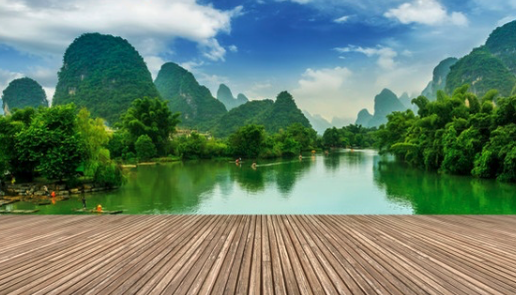
#> input picture res/image.png, 516 x 295 px
$ python images.py
#> lines starting #> are read from the running program, lines starting #| are printed output that depends on the picture; after the words box and inside, x2 and y2 are one past the last pixel; in counts of white or black regions, pixels touching at a corner belong together
import cv2
import numpy as np


img = cv2.imread("res/image.png")
#> img is the input picture: shape (295, 516, 3); mean B, G, R 110, 129.8, 106.6
imgGray = cv2.cvtColor(img, cv2.COLOR_BGR2GRAY)  # converts the image to grayscale
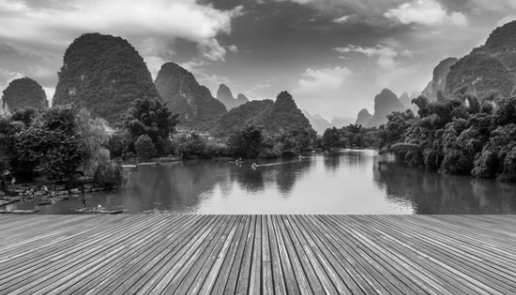
#> imgGray: shape (295, 516); min 0, max 246, mean 120.6
cv2.imshow("Gray image", imgGray)
# cv2.waitKey(0)

imgCanny = cv2.Canny(img, 200, 150)  # the parameters are thresholds
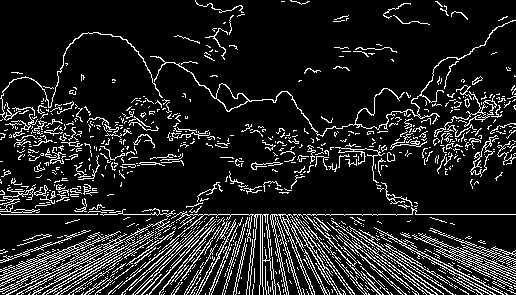
#> imgCanny: shape (295, 516); 13% white in thin lines or dots
kernel = np.ones((5,5), np.uint8)
imgDilation = cv2.dilate(imgCanny, kernel, iterations=1)
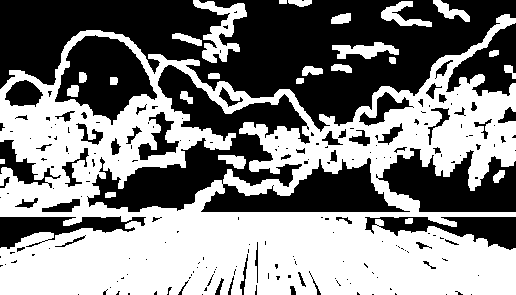
#> imgDilation: shape (295, 516); 51.2% white; 209 black regions (150 under 20 px), largest, box (x1, y1, x2, y2) and area: (0, 0, 516, 132) 33502, (87, 65, 410, 212) 16036, (376, 148, 516, 212) 5345
imgEroded = cv2.erode(imgDilation, kernel, iterations=1)
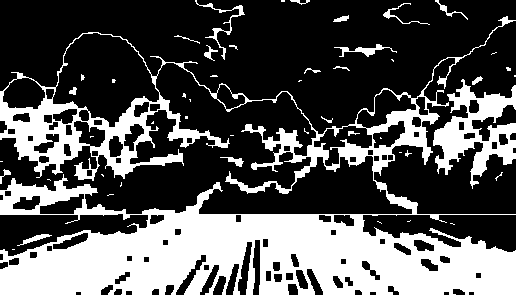
#> imgEroded: shape (295, 516); 33.4% white; 49 white regions (30 under 20 px), largest, box (x1, y1, x2, y2) and area: (0, 16, 516, 295) 45240, (433, 79, 516, 189) 3818, (195, 0, 245, 60) 319


imgBlur = cv2.GaussianBlur(img, (9,9), 0)  # adds blur, you can increase the magniture by increasing kernel(middle (9,9) pair)
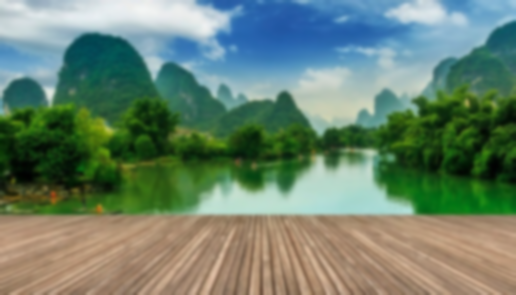
#> imgBlur: shape (295, 516, 3); mean B, G, R 110, 129.8, 106.6
cv2.imshow("Blur image", imgBlur)
cv2.imshow("Canny image", imgCanny)
cv2.imshow("dilation image", imgDilation)
cv2.imshow("eroded image", imgEroded)
cv2.waitKey(0)
